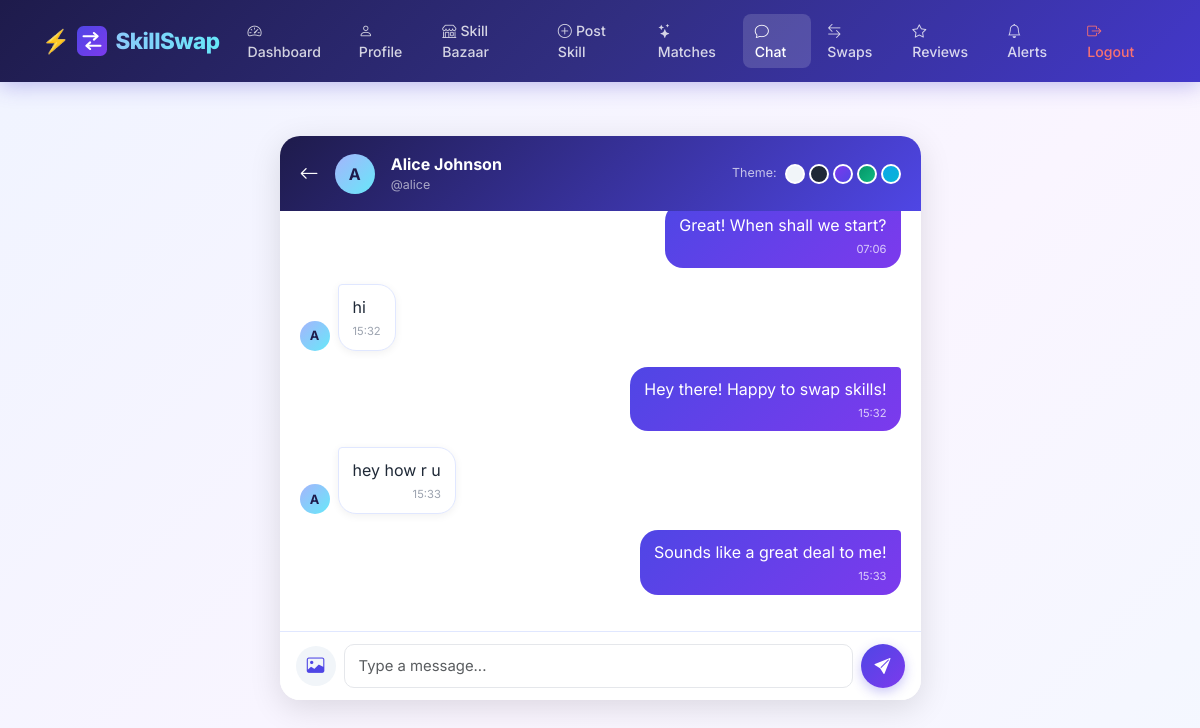
Screenshot of /chat/2/ (signed in) with the database file from the repository.
### core/models.py (models this page shows, shortened)
class ChatMessage(models.Model):
    sender = models.ForeignKey(User, on_delete=models.CASCADE, related_name='sent_messages')
    receiver = models.ForeignKey(User, on_delete=models.CASCADE, related_name='received_messages')
    message = models.TextField(blank=True)
    image = models.ImageField(upload_to='chat_images/', blank=True, null=True)
    timestamp = models.DateTimeField(auto_now_add=True)
    class Meta:
        ordering = ['timestamp']

### core/views.py (the view, shortened to what this page needs)
# urls.py: path('chat/<int:user_id>/', views.chat_view, name='chat'),
@login_required
def chat_view(request, user_id):
    other_user = get_object_or_404(User, id=user_id)
    messages_qs = ChatMessage.objects.filter(
        (Q(sender=request.user) & Q(receiver=other_user)) |
        (Q(sender=other_user) & Q(receiver=request.user))
    ).order_by('timestamp')
    form = ChatForm()
    return render(request, 'chat.html', {
        'other_user': other_user,
        'chat_messages': messages_qs,
        'form': form,
    })

### core/forms.py
class ChatForm(forms.ModelForm):
    class Meta:
        model = ChatMessage
        fields = ['message', 'image']
        widgets = {
            'message': forms.TextInput(attrs={
                'class': 'form-control',
                'placeholder': 'Type a message...',
                'autocomplete': 'off'
            })
        }

### templates/chat.html (shortened to what this page needs)
{% extends 'base.html' %}
{% block nav_chat %}active{% endblock %}
{% block content %}
<div class="container mt-4">
  <div class="row justify-content-center">
    <div class="col-md-7">
      <div class="card border-0" style="border-radius:20px;overflow:hidden;box-shadow:0 8px 32px rgba(0,0,0,0.12);">
        <div style="background:linear-gradient(135deg,#1e1b4b,#4f46e5);padding:16px 20px;display:flex;align-items:center;justify-content:space-between;">
          <div class="d-flex align-items-center gap-3">
            <a href="{% url 'chat_list' %}" style="color:white;text-decoration:none;font-size:1.2rem;">
              <i class="bi bi-arrow-left"></i>
            </a>
            <div style="width:40px;height:40px;border-radius:50%;background:linear-gradient(135deg,#a5b4fc,#67e8f9);display:flex;align-items:center;justify-content:center;font-weight:700;color:#1e1b4b;font-size:1rem;">
              {{ other_user.username|first|upper }}
            </div>
            <div>
              <div style="color:white;font-weight:700;font-size:1rem;">{{ other_user.get_full_name|default:other_user.username }}</div>
              <div style="color:rgba(255,255,255,0.6);font-size:0.78rem;">@{{ other_user.username }}</div>
            </div>
          </div>
          <div class="d-flex align-items-center gap-2">
            <span style="color:rgba(255,255,255,0.7);font-size:0.78rem;">Theme:</span>
            <div class="d-flex gap-1">
              <div onclick="setTheme('default')" title="Default" style="width:20px;height:20px;border-radius:50%;background:#f1f5f9;border:2px solid white;cursor:pointer;"></div>
              <div onclick="setTheme('dark')" title="Dark" style="width:20px;height:20px;border-radius:50%;background:#1f2937;border:2px solid white;cursor:pointer;"></div>
              <div onclick="setTheme('purple')" title="Purple" style="width:20px;height:20px;border-radius:50%;background:linear-gradient(135deg,#7c3aed,#4f46e5);border:2px solid white;cursor:pointer;"></div>
              <div onclick="setTheme('green')" title="Green" style="width:20px;height:20px;border-radius:50%;background:linear-gradient(135deg,#059669,#10b981);border:2px solid white;cursor:pointer;"></div>
              <div onclick="setTheme('ocean')" title="Ocean" style="width:20px;height:20px;border-radius:50%;background:linear-gradient(135deg,#0ea5e9,#06b6d4);border:2px solid white;cursor:pointer;"></div>
            </div>
          </div>
        </div>
        <div id="chatBox" style="height:420px;overflow-y:auto;padding:20px;transition:background 0.3s ease;">
          {% if chat_messages %}
            {% for msg in chat_messages %}
            {% if msg.sender == request.user %}
            <div class="d-flex justify-content-end mb-3">
              <div style="max-width:65%;background:linear-gradient(135deg,#4f46e5,#7c3aed);color:white;border-radius:18px 4px 18px 18px;padding:10px 14px;word-wrap:break-word;word-break:break-word;overflow-wrap:break-word;">
                {% if msg.message %}
                <div style="line-height:1.5;">{{ msg.message }}</div>
                {% endif %}
                <div style="font-size:0.7rem;opacity:0.75;text-align:right;margin-top:4px;">{{ msg.timestamp|time:"H:i" }}</div>
              </div>
            </div>
            {% else %}
            <div class="d-flex justify-content-start mb-3">
              <div style="width:30px;height:30px;border-radius:50%;background:linear-gradient(135deg,#a5b4fc,#67e8f9);display:flex;align-items:center;justify-content:center;font-weight:700;color:#1e1b4b;font-size:0.8rem;margin-right:8px;flex-shrink:0;align-self:flex-end;">
                {{ msg.sender.username|first|upper }}
              </div>
              <div style="max-width:65%;background:white;border:1.5px solid #e0e7ff;color:#1f2937;border-radius:4px 18px 18px 18px;padding:10px 14px;word-wrap:break-word;word-break:break-word;overflow-wrap:break-word;box-shadow:0 2px 8px rgba(0,0,0,0.06);">
                {% if msg.message %}
                <div style="line-height:1.5;">{{ msg.message }}</div>
                {% endif %}
                <div style="font-size:0.7rem;color:#9ca3af;text-align:right;margin-top:4px;">{{ msg.timestamp|time:"H:i" }}</div>
              </div>
            </div>
            {% endif %}
            {% endfor %}
          {% else %}
          <div class="text-center" style="margin-top:120px;">
            <div style="font-size:3rem;margin-bottom:12px;">👋</div>
            <p style="color:#9ca3af;font-weight:500;">No messages yet. Say hello!</p>
          </div>
          {% endif %}
        </div>
        <div style="background:white;border-top:1.5px solid #e0e7ff;padding:12px 16px;">
          <form method="post" enctype="multipart/form-data" id="chatForm">
            <div class="d-flex align-items-center gap-2">
              <label for="imageInput" style="cursor:pointer;width:40px;height:40px;border-radius:50%;background:#f1f5f9;display:flex;align-items:center;justify-content:center;flex-shrink:0;transition:background 0.2s;" title="Send image">
                <i class="bi bi-image" style="color:#4f46e5;font-size:1.1rem;"></i>
              </label>
              <div class="flex-grow-1 position-relative">
                {{ form.message }}
              </div>
              <button type="submit" style="width:44px;height:44px;border-radius:50%;background:linear-gradient(135deg,#4f46e5,#7c3aed);color:white;border:none;display:flex;align-items:center;justify-content:center;flex-shrink:0;cursor:pointer;box-shadow:0 4px 12px rgba(79,70,229,0.3);">
                <i class="bi bi-send-fill" style="font-size:1rem;"></i>
              </button>
            </div>
          </form>
        </div>
      </div>
    </div>
  </div>
</div>
{% endblock %}

### templates/base.html (shortened to what this page needs)
<!DOCTYPE html>
<html lang="en">
<head>
  <link href="https://cdn.jsdelivr.net/npm/bootstrap@5.3.2/dist/css/bootstrap.min.css" rel="stylesheet">
  <link href="https://cdn.jsdelivr.net/npm/bootstrap-icons@1.11.0/font/bootstrap-icons.css" rel="stylesheet">
</head>
<body>
<nav class="navbar navbar-expand-lg">
  <div class="container">
    <a class="navbar-brand d-flex align-items-center gap-2" href="{% url 'dashboard' %}">
    <img src="/static/images/logo.svg" width="30" height="30">
    SkillSwap
    </a>
    <div class="collapse navbar-collapse" id="nav">
      <ul class="navbar-nav ms-auto gap-1">
        <li class="nav-item"><a class="nav-link {% block nav_dashboard %}{% endblock %}" href="{% url 'dashboard' %}"><i class="bi bi-speedometer2 me-1"></i>Dashboard</a></li>
        <li class="nav-item"><a class="nav-link {% block nav_profile %}{% endblock %}" href="{% url 'profile' %}"><i class="bi bi-person me-1"></i>Profile</a></li>
        <li class="nav-item"><a class="nav-link {% block nav_marketplace %}{% endblock %}" href="{% url 'marketplace' %}"><i class="bi bi-shop me-1"></i>Skill Bazaar</a></li>
        <li class="nav-item"><a class="nav-link {% block nav_post_skill %}{% endblock %}" href="{% url 'post_skill' %}"><i class="bi bi-plus-circle me-1"></i>Post Skill</a></li>
        <li class="nav-item"><a class="nav-link {% block nav_matches %}{% endblock %}" href="{% url 'matches' %}"><i class="bi bi-stars me-1"></i>Matches</a></li>
        <li class="nav-item"><a class="nav-link {% block nav_chat %}{% endblock %}" href="{% url 'chat_list' %}"><i class="bi bi-chat me-1"></i>Chat</a></li>
        <li class="nav-item"><a class="nav-link {% block nav_swap %}{% endblock %}" href="{% url 'swap_requests' %}"><i class="bi bi-arrow-left-right me-1"></i>Swaps</a></li>
        <li class="nav-item"><a class="nav-link {% block nav_reviews %}{% endblock %}" href="{% url 'reviews' %}"><i class="bi bi-star me-1"></i>Reviews</a></li>
        <li class="nav-item"><a class="nav-link {% block nav_notifications %}{% endblock %}" href="{% url 'notifications' %}"><i class="bi bi-bell me-1"></i>Alerts</a></li>
        <li class="nav-item"><a class="nav-link text-danger" href="{% url 'logout' %}"><i class="bi bi-box-arrow-right me-1"></i>Logout</a></li>
      </ul>
    </div>
  </div>
</nav>
<div class="main-content">
  {% block content %}{% endblock %}
</div>
</body>
</html>

### templates/base.html (style rules this page uses)
* { font-family: 'Inter', sans-serif; }
body { background: linear-gradient(135deg, #f0f4ff 0%, #faf5ff 50%, #f0f9ff 100%); min-height: 100vh; }
.navbar { background: linear-gradient(135deg, #1e1b4b 0%, #312e81 50%, #4338ca 100%) !important; box-shadow: 0 4px 20px rgba(67, 56, 202, 0.3); padding: 14px 0; }
.navbar-brand { font-weight: 800; font-size: 1.4rem; letter-spacing: -0.5px; background: linear-gradient(90deg, #a5b4fc, #67e8f9); -webkit-background-clip: text; -webkit-text-fill-color: transparent; background-clip: text; }
.navbar-brand::before { content: "⚡ "; -webkit-text-fill-color: #a5b4fc; }
.nav-link { color: rgba(255,255,255,0.8) !important; font-weight: 500; font-size: 0.88rem; padding: 6px 12px !important; border-radius: 8px; transition: all 0.2s ease; }
.nav-link:hover, .nav-link.active { color: #fff !important; background: rgba(255,255,255,0.15); }
.nav-link.text-danger { color: #f87171 !important; }
.card { border: none; border-radius: 16px; box-shadow: 0 4px 24px rgba(0,0,0,0.07); transition: transform 0.2s ease, box-shadow 0.2s ease; background: #ffffff; }
.form-control, .form-select { border-radius: 10px; border: 1.5px solid #e5e7eb; padding: 10px 14px; font-size: 0.93rem; transition: border-color 0.2s ease, box-shadow 0.2s ease; }
.main-content { padding: 30px 0 60px; }

### rows the page displays
ChatMessage: message "Great! When shall we start?", timestamp "07:06"
ChatMessage: sender.username|first "A", message "hi", timestamp "15:32"
ChatMessage: message "Hey there! Happy to swap skills!", timestamp "15:32"
ChatMessage: sender.username|first "A", message "hey how r u", timestamp "15:33"
ChatMessage: message "Sounds like a great deal to me!", timestamp "15:33"

### other values shown
{{ other_user.username|first|upper }} "A"
{{ other_user.get_full_name|default:other_user.username }} "Alice Johnson"
{{ other_user.username }} "alice"
